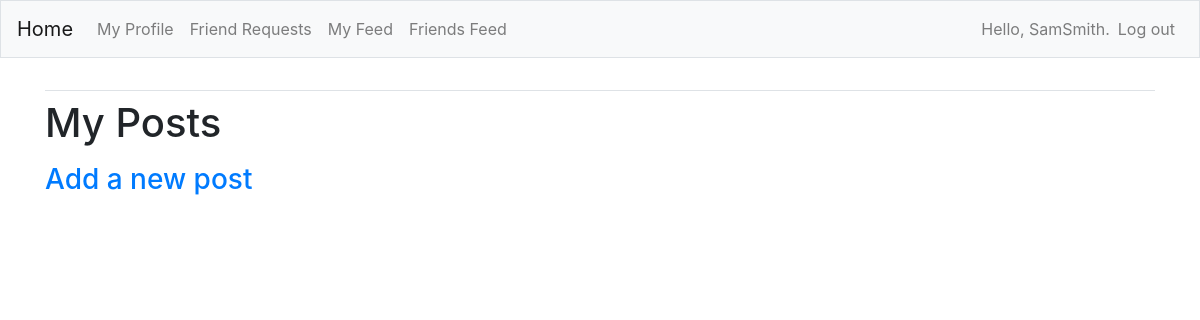
Page /myfeed/ (signed in) on the earlier database version.
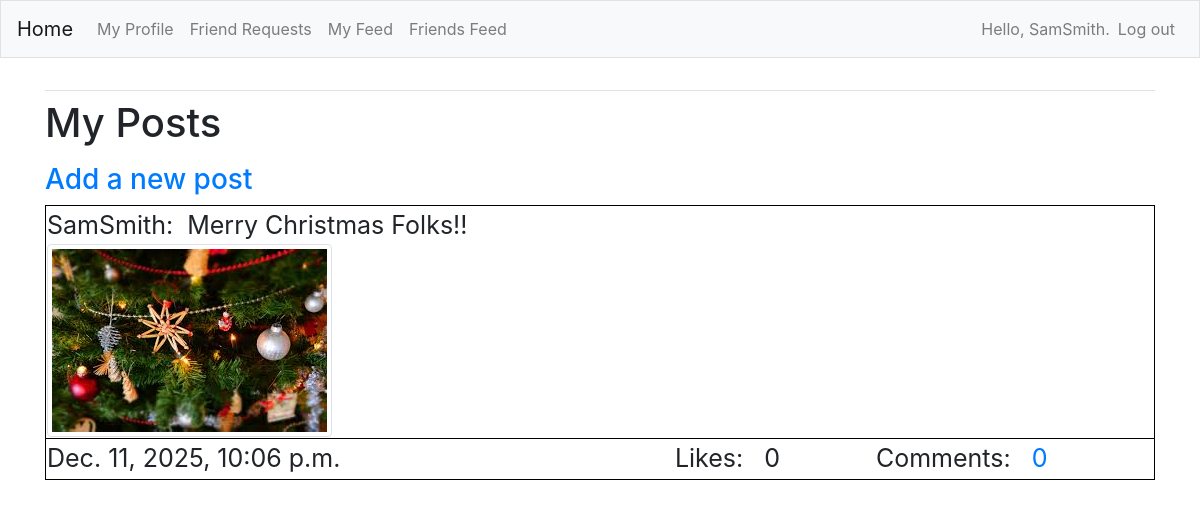
Same page on the later database version.
### FeedApp/models.py (models this page shows)
class Post(models.Model):
    description = models.CharField(max_length=255, blank=True)
    username = models.ForeignKey(User, on_delete=models.CASCADE)
    image = models.ImageField(upload_to='images', blank=True)
    date_posted = models.DateTimeField(auto_now_add=True)
    def __str__(self):
        return self.description

### FeedApp/views.py (the view)
# urls.py: path('myfeed/', views.myfeed, name='myfeed'),
@login_required
def myfeed(request):
    comment_count_list = []
    like_count_list = []
    posts = Post.objects.filter(username=request.user).order_by('-date_posted')
    for p in posts:
        c_count = Comment.objects.filter(post=p).count()
        l_count = Like.objects.filter(post=p).count()
        comment_count_list.append(c_count)
        like_count_list.append(l_count)
    zipped_list = zip(posts, comment_count_list, like_count_list)
    context = {'posts':posts, 'zipped_list': zipped_list}
    return render(request, 'FeedApp/myfeed.html', context)

### FeedApp/templates/FeedApp/myfeed.html
{% extends "FeedApp/base.html" %}
{% load bootstrap4 %}
{% block content %}
<h1>
    <p>My Posts</p>
</h1>
<h3><a href="{% url 'FeedApp:new_post' %}">Add a new post</a></h3>
<table style="font-size: 25px;width: 100%;">
    {% for p,c,l in zipped_list %}
    <tr style="border: 1px solid black;padding: 6px;">
        <td> {{p.username}}:&nbsp {{ p }} <br>
            {% if p.image %}
            <img src="{{p.image.url}}" class="img-thumbnail" style="max-height:300px" alt="">
            {% endif %}
        </td>
    </tr>
    <tr style="border: 1px solid black; padding: 6px;">
        <td> {{p.date_posted}}</td>
        <td>Likes: &nbsp {{l}} &nbsp&nbsp&nbsp</td>
        <td>Comments: &nbsp <a href="{% url 'FeedApp:comments' p.id %}">{{c}}</a>&nbsp&nbsp</td>
    </tr>
    {% endfor %}
</table>
{% endblock content %}

Differences in the rows shown:
added Post: username "SamSmith", description "Merry Christmas Folks!!", image (picture), date_posted "Dec. 11, 2025, 10:06 p.m.", l "0", c "0"
